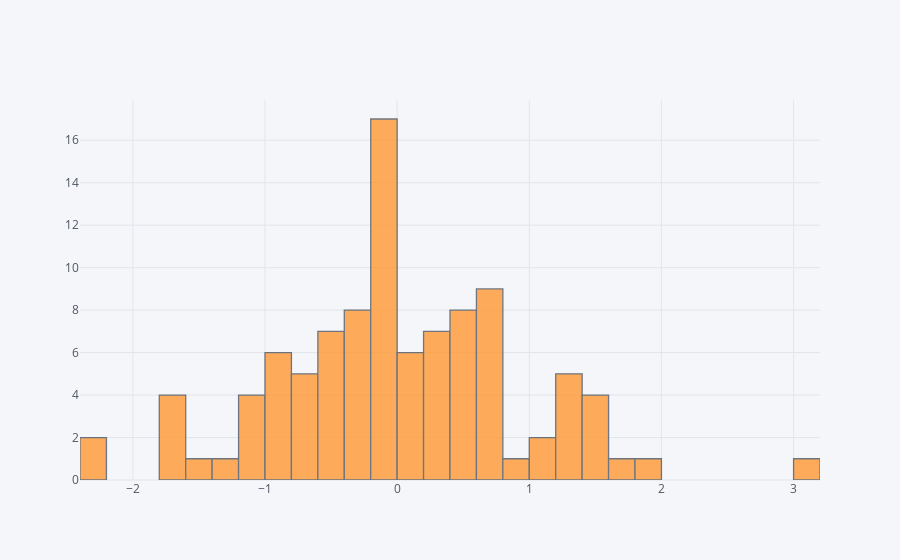

The cell this chart's notebook holds for it:
### Markdown cell above
## histogram

### Code cell
df['A'].iplot(kind='hist',bins=50)

### Figure 1 — Plotly figure (JSON) as saved in the notebook; plotly's stock layout.template omitted (floating-point values rounded to 4 significant figures)
{"data": [{"histfunc": "count", "histnorm": "", "marker": {"color": "rgba(255, 153, 51, 1.0)", "line": {"color": "#4D5663", "width": 1.3}}, "name": "A", "nbinsx": 50, "opacity": 0.8, "orientation": "v", "type": "histogram", "uid": "f4f6d941-69a0-4b5a-9dc6-0fc1b3210e8b", "x": [1.121, 1.239, 0.07495, 1.524, 1.206, 1.326, -2.376, 0.248, 0.3739, -1.176, -0.809, -0.2905, 0.6937, -1.72, 0.4258, -0.1585, 0.4089, -0.7179, 0.359, -0.2631, 0.6699, -0.03138, -0.08819, 0.394, 0.7637, 0.7236, 1.885, -0.3838, -0.2281, 0.6568, 0.4939, -1.209, 0.09712, 0.6347, 0.6856, -0.3041, -0.2345, 0.5284, 0.3244, -0.8506, -0.01295, 0.5408, 1.319, -1.63, -0.4304, -0.6107, -0.763, -0.02619, -0.07292, -1.144, 3.165, -0.04119, 0.3142, 0.3707, 0.1425, -0.535, -1.748, -0.05921, -0.8347, -0.5046, 0.4177, 0.1539, -0.06395, -0.546, -0.134, -2.325, -1.498, -0.07703, -1.733, 0.1259, -0.4603, 0.8525, -0.4169, 1.491, 1.525, 0.104, -0.3116, 1.789, -0.8097, 1.331, 0.4342, -1.187, -0.4218, 0.5944, 0.6752, -0.708, -0.1816, -0.09438, -0.1064, -0.7438, 0.7665, 1.474, -0.9098, -0.1791, -0.9688, -0.05695, 1.048, -0.3435, -0.04296, -1.176]}], "layout": {"barmode": "overlay", "legend": {"bgcolor": "#F5F6F9", "font": {"color": "#4D5663"}}, "paper_bgcolor": "#F5F6F9", "plot_bgcolor": "#F5F6F9", "title": {"font": {"color": "#4D5663"}}, "xaxis": {"gridcolor": "#E1E5ED", "showgrid": true, "tickfont": {"color": "#4D5663"}, "title": {"font": {"color": "#4D5663"}, "text": ""}, "zerolinecolor": "#E1E5ED"}, "yaxis": {"gridcolor": "#E1E5ED", "showgrid": true, "tickfont": {"color": "#4D5663"}, "title": {"font": {"color": "#4D5663"}, "text": ""}, "zerolinecolor": "#E1E5ED"}}}
